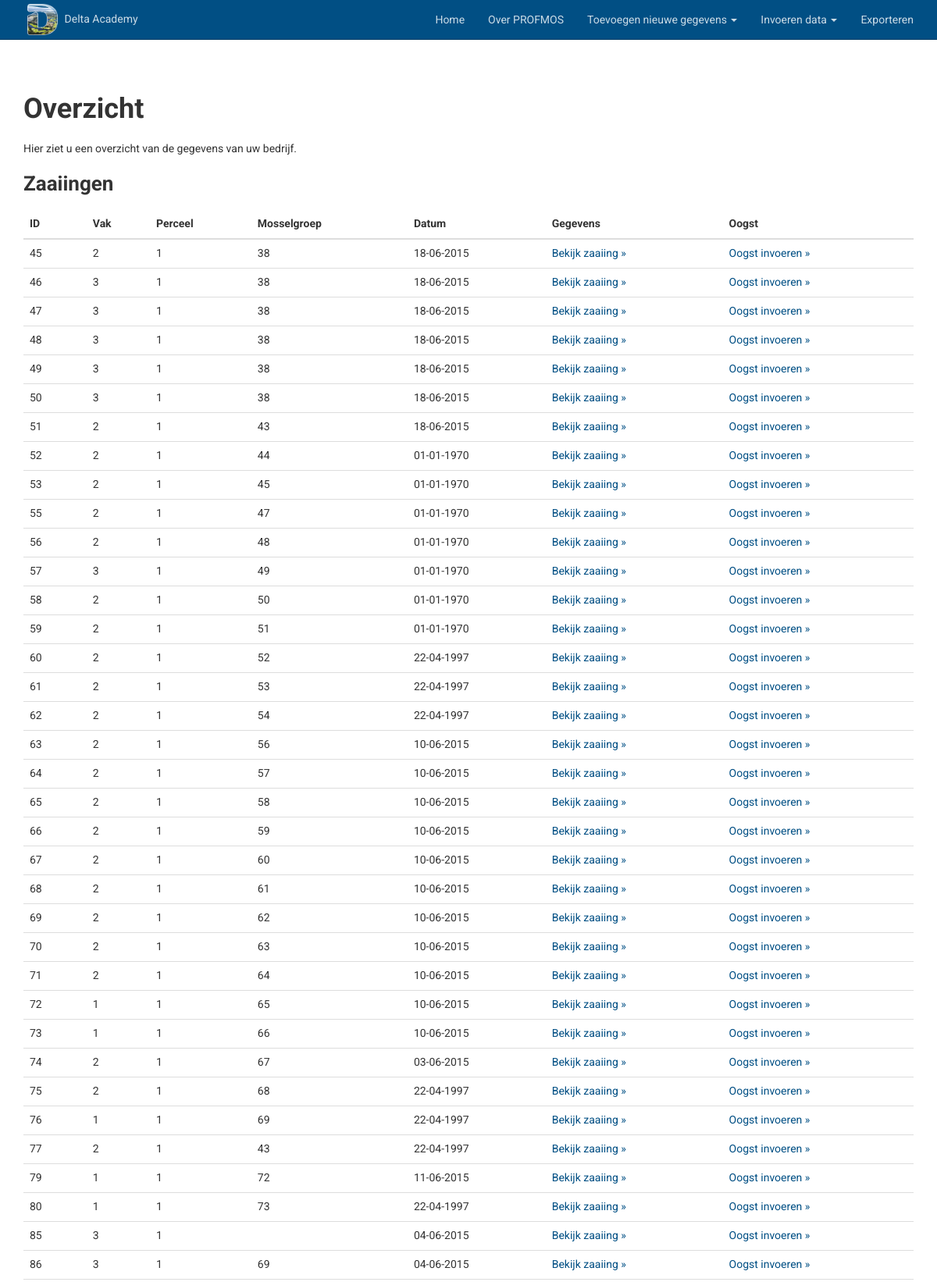
/boer-overzicht.php (upper part), run on the app's committed database.
### tables this page shows
CREATE TABLE `zaaiing` (
  `ZaaiingID` int(11) NOT NULL AUTO_INCREMENT,
  `Bedrijf_BedrijfID` int(11) NOT NULL,
  `Vak_VakID` int(11) NOT NULL,
  `Perceel_PerceelID` int(11) NOT NULL,
  `Mosselgroep_MosselgroepID` int(11) DEFAULT NULL,
  `Activiteit` varchar(45) NOT NULL,
  `Datum` int(11) DEFAULT NULL,
  `BrutoMton` int(11) DEFAULT NULL,
  `Kilogram` int(11) DEFAULT NULL,
  `KilogramPerM2` float DEFAULT NULL,
  `Bustal` int(11) DEFAULT NULL,
  `Monster` tinyint(1) NOT NULL,
  `MonsterLabel` varchar(200) DEFAULT NULL,
  `Opmerking` varchar(200) NOT NULL,
  PRIMARY KEY (`ZaaiingID`),
  KEY `fk_zaaiing_bedrijf1_idx` (`Bedrijf_BedrijfID`),
  KEY `fk_zaaiing_vak1_idx` (`Vak_VakID`),
  KEY `fk_zaaiing_perceel1_idx` (`Perceel_PerceelID`),
  KEY `fk_zaaiing_mosselgroep1_idx` (`Mosselgroep_MosselgroepID`),
  CONSTRAINT `fk_zaaiing_bedrijf1` FOREIGN KEY (`Bedrijf_BedrijfID`) REFERENCES `bedrijf` (`BedrijfID`) ON DELETE NO ACTION ON UPDATE NO ACTION,
  CONSTRAINT `fk_zaaiing_mosselgroep1` FOREIGN KEY (`Mosselgroep_MosselgroepID`) REFERENCES `mosselgroep` (`MosselgroepID`) ON DELETE NO ACTION ON UPDATE NO ACTION,
  CONSTRAINT `fk_zaaiing_perceel1` FOREIGN KEY (`Perceel_PerceelID`) REFERENCES `perceel` (`PerceelID`) ON DELETE NO ACTION ON UPDATE NO ACTION,
  CONSTRAINT `fk_zaaiing_vak1` FOREIGN KEY (`Vak_VakID`) REFERENCES `vak` (`VakID`) ON DELETE NO ACTION ON UPDATE NO ACTION
);

### includes/MysqliDb.php (called while the page is built, shortened)
<?php
class MysqliDb
{
    protected static $_prefix;
    protected $_mysqli;
    protected $_query;
    protected $_queryOptions = array();
    protected $_where = array();
    protected $_orderBy = array();
    protected $_groupBy = array();
    protected $_bindParams = array('');
    protected $host;
    protected $username;
    protected $password;
    protected $db;
    protected $port;
    protected $charset;
    public function __construct($host = NULL, $username = NULL, $password = NULL, $db = NULL, $port = NULL, $charset = 'utf8')
    {
        $isSubQuery = false;
        if (is_object ($host))
            $this->_mysqli = $host;
        else
            $this->host = $host;
        $this->username = $username;
        $this->password = $password;
        $this->db = $db;
        $this->port = $port;
        $this->charset = $charset;
    }
    public function connect()
    {
        $this->_mysqli = new mysqli ($this->host, $this->username, $this->password, $this->db, $this->port)
        or die('There was a problem connecting to the database');
        if ($this->charset)
            $this->_mysqli->set_charset ($this->charset);
    }
    protected function reset()
    {
        $this->_where = array();
        $this->_orderBy = array();
        $this->_groupBy = array();
        $this->_bindParams = array('');
        $this->_query = null;
        $this->_queryOptions = array();
    }
    public function setPrefix($prefix = '')
    {
        self::$_prefix = $prefix;
        return $this;
    }
    public function get($tableName, $numRows = null, $columns = '*')
    {
        $column = is_array($columns) ? implode(', ', $columns) : $columns;
        $this->_query = 'SELECT ' . implode(' ', $this->_queryOptions) . ' ' .
            $column . " FROM " .self::$_prefix . $tableName;
        $stmt = $this->_buildQuery($numRows);
        $stmt->execute();
        $res = $this->_dynamicBindResults($stmt);
        return $res;
    }
    public function where($whereProp, $whereValue = 'DBNULL', $operator = '=', $cond = 'AND')
    {
        if (count ($this->_where) == 0)
            $cond = '';
        $this->_where[] = Array ($cond, $whereProp, $operator, $whereValue);
        return $this;
    }
    protected function _determineType($item)
    {
        switch (gettype($item)) {
            case 'boolean':
            case 'integer':
                return 'i';
                break;
        }
        return '';
    }
    protected function _bindParam($value) {
        $this->_bindParams[0] .= $this->_determineType ($value);
        array_push ($this->_bindParams, $value);
    }
    protected function _buildPair ($operator, $value) {
        if (!is_object($value)) {
            return ' ' . $operator. ' ? ';
        }
        $subQuery = $value->getSubQuery ();
        return " " . $operator . " (" . $subQuery['query'] . ") " . $subQuery['alias'];
    }
    protected function _buildQuery($numRows = null, $tableData = null)
    {
        $stmt = $this->_prepareQuery();
        if (count ($this->_bindParams) > 1)
            call_user_func_array(array($stmt, 'bind_param'), $this->refValues($this->_bindParams));
        return $stmt;
    }
    protected function _dynamicBindResults(mysqli_stmt $stmt)
    {
        $parameters = array();
        $results = array();
        $meta = $stmt->result_metadata();
        $row = array();
        while ($field = $meta->fetch_field()) {
            $row[$field->name] = null;
            $parameters[] = & $row[$field->name];
        }
        call_user_func_array(array($stmt, 'bind_result'), $parameters);
        while ($stmt->fetch()) {
            $x = array();
            foreach ($row as $key => $val) {
                $x[$key] = $val;
            }
            array_push($results, $x);
        }
        return $results;
    }
    protected function _buildTableData ($tableData) {
        if (!is_array ($tableData))
            return;
        $this->_query = rtrim($this->_query, ', ');
    }
    protected function _buildWhere () {
        $this->_query .= ' WHERE';
        foreach ($this->_where as $cond) {
            list ($concat, $varName, $operator, $val) = $cond;
            $this->_query .= " " . $concat ." " . $varName;
            switch (strtolower ($operator)) {
                default:
                    if (is_array ($val))
                        $this->_bindParams ($val);
                    else if ($val === null)
                        $this->_query .= $operator . " NULL";
                    else if ($val != 'DBNULL')
                        $this->_query .= $this->_buildPair ($operator, $val);
            }
        }
    }
    protected function _buildGroupBy () {
        if (empty ($this->_groupBy))
            return;
        $this->_query .= " GROUP BY ";
        $this->_query = rtrim($this->_query, ', ') . " ";
    }
    protected function _buildOrderBy () {
        if (empty ($this->_orderBy))
            return;
        $this->_query .= " ORDER BY ";
        $this->_query = rtrim ($this->_query, ', ') . " ";
    }
    protected function _prepareQuery()
    {
        if (!$stmt = $this->_mysqli->prepare($this->_query)) {
            trigger_error("Problem preparing query ($this->_query) " . $this->_mysqli->error, E_USER_ERROR);
        }
        return $stmt;
    }
    protected function refValues($arr)
    {
        if (strnatcmp(phpversion(), '5.3') >= 0) {
            $refs = array();
            foreach ($arr as $key => $value) {
                $refs[$key] = & $arr[$key];
            }
            return $refs;
        }
        return $arr;
    }
    protected function replacePlaceHolders ($str, $vals) {
        $i = 1;
        $newStr = "";
        while ($pos = strpos ($str, "?")) {
            $val = $vals[$i++];
            $newStr .= substr ($str, 0, $pos) . "'". $val . "'";
            $str = substr ($str, $pos + 1);
        }
        $newStr .= $str;
        return $newStr;
    }
}
?>

### includes/connectdb.php (called while the page is built)
<?php
$database = new MysqliDb('213.34.235.71', 'profmos', '6ReCXLg6B6hPwr2', 'profmos');

### boer-overzicht.php (the view, shortened to what this page needs)
<?php
    require_once('includes/MysqliDb.php');
    require_once('includes/connectdb.php');
?>
<!DOCTYPE html>
<html lang="nl">
<head>
	<?php
		include_once('includes/head.php');
	?>
</head>
<body>
    <?php
        include_once('includes/header.php');
    ?>
    <section id="content">
        <div class="container">
            <h1>Overzicht</h1>
            <p>Hier ziet u een overzicht van de gegevens van uw bedrijf.</p>
            <h2>Zaaiingen</h2>
            <?php
                $bedrijf_id = 1;
                $database->where('Bedrijf_BedrijfID', $bedrijf_id);
                $result = $database->get('zaaiing');
                if($result) {
                    echo '<table class="table">';
                        echo '<thead>';
                            echo '<th>ID</th>';
                            echo '<th>Vak</th>';
                            echo '<th>Perceel</th>';
                            echo '<th>Mosselgroep</th>';
                            echo '<th>Datum</th>';
                            echo '<th>Gegevens</th>';
                            echo '<th>Oogst</th>';
                        echo '</thead>';
                        foreach($result as $row) {
                            echo '<tr>';
                                echo '<td>' . $row['ZaaiingID'] . '</td>';
                                echo '<td>' . $row['Vak_VakID'] . '</td>';
                                echo '<td>' . $row['Perceel_PerceelID'] . '</td>';
                                echo '<td>' . $row['Mosselgroep_MosselgroepID'] . '</td>';
                                echo '<td>' . date('d-m-Y', $row['Datum']) . '</td>';
                                echo '<td><a href="boer-bekijk-gegevens.php?view=zaaiing&id=' . $row['ZaaiingID'] . '">Bekijk zaaiing &raquo;</a></td>';
                                echo '<td><a href="invoeren-upload.php">Oogst invoeren &raquo;</a></td>';
                            echo '</tr>';
                        }
                    echo '</table>';
                }
                else {
                    echo '<p>Nog geen zaaiingen gevonden van uw bedrijf.</p>';
                }
            ?>
        </div>
    </section>
</body>
</html>

### includes/head.php (shortened to what this page needs)
<link href="/css/screen.css" rel="stylesheet">
<link href="/bower_components/bootstrap-datepicker/dist/css/bootstrap-datepicker3.standalone.min.css" rel="stylesheet">
   <link href="/bower_components/bootstrap-file/css/fileinput.min.css" rel="stylesheet" />

### includes/header.php (shortened to what this page needs)
<header>
    <nav class="navbar navbar-default navbar-fixed-top">
        <div class="container">
            <div class="navbar-header">
                <div id="logo">
                    <a href="/">
                        <img src="/images/delta-academy-logo.png">
                        <span>Delta Academy</span>
                    </a>
                </div>
            </div>
            <div class="collapse navbar-collapse" id="bs-example-navbar-collapse-1">
                <ul class="nav navbar-nav navbar-right">
                    <li>
                        <a href="/">Home</a>
                    </li>
                    <li>
                        <a href="/over-profmos.php">Over PROFMOS</a>
                    </li>
                    <li class="dropdown">
                        <a href="#" class="dropdown-toggle" data-toggle="dropdown" role="button" aria-expanded="false">Toevoegen nieuwe gegevens <span class="caret"></span></a>
                    </li>
                    <li class="dropdown">
                        <a href="#" class="dropdown-toggle" data-toggle="dropdown" role="button" aria-expanded="false">Invoeren data <span class="caret"></span></a>
                    </li>
                    <li>
                        <a href="/exporteren.php">Exporteren</a>
                    </li>
                </ul>
            </div>
    </nav>
</header>

### data on the page
zaaiing: ZaaiingID "45", Vak_VakID "2", Perceel_PerceelID "1", Mosselgroep_MosselgroepID "38", Datum "18-06-2015"
zaaiing: ZaaiingID "46", Vak_VakID "3", Perceel_PerceelID "1", Mosselgroep_MosselgroepID "38", Datum "18-06-2015"
zaaiing: ZaaiingID "47", Vak_VakID "3", Perceel_PerceelID "1", Mosselgroep_MosselgroepID "38", Datum "18-06-2015"
zaaiing: ZaaiingID "48", Vak_VakID "3", Perceel_PerceelID "1", Mosselgroep_MosselgroepID "38", Datum "18-06-2015"
zaaiing: ZaaiingID "49", Vak_VakID "3", Perceel_PerceelID "1", Mosselgroep_MosselgroepID "38", Datum "18-06-2015"
zaaiing: ZaaiingID "50", Vak_VakID "3", Perceel_PerceelID "1", Mosselgroep_MosselgroepID "38", Datum "18-06-2015"
zaaiing: ZaaiingID "51", Vak_VakID "2", Perceel_PerceelID "1", Mosselgroep_MosselgroepID "43", Datum "18-06-2015"
zaaiing: ZaaiingID "52", Vak_VakID "2", Perceel_PerceelID "1", Mosselgroep_MosselgroepID "44", Datum "01-01-1970"
zaaiing: ZaaiingID "53", Vak_VakID "2", Perceel_PerceelID "1", Mosselgroep_MosselgroepID "45", Datum "01-01-1970"
zaaiing: ZaaiingID "55", Vak_VakID "2", Perceel_PerceelID "1", Mosselgroep_MosselgroepID "47", Datum "01-01-1970"
zaaiing: ZaaiingID "56", Vak_VakID "2", Perceel_PerceelID "1", Mosselgroep_MosselgroepID "48", Datum "01-01-1970"
zaaiing: ZaaiingID "57", Vak_VakID "3", Perceel_PerceelID "1", Mosselgroep_MosselgroepID "49", Datum "01-01-1970"
zaaiing: ZaaiingID "58", Vak_VakID "2", Perceel_PerceelID "1", Mosselgroep_MosselgroepID "50", Datum "01-01-1970"
zaaiing: ZaaiingID "59", Vak_VakID "2", Perceel_PerceelID "1", Mosselgroep_MosselgroepID "51", Datum "01-01-1970"
zaaiing: ZaaiingID "60", Vak_VakID "2", Perceel_PerceelID "1", Mosselgroep_MosselgroepID "52", Datum "22-04-1997"
zaaiing: ZaaiingID "61", Vak_VakID "2", Perceel_PerceelID "1", Mosselgroep_MosselgroepID "53", Datum "22-04-1997"
zaaiing: ZaaiingID "62", Vak_VakID "2", Perceel_PerceelID "1", Mosselgroep_MosselgroepID "54", Datum "22-04-1997"
zaaiing: ZaaiingID "63", Vak_VakID "2", Perceel_PerceelID "1", Mosselgroep_MosselgroepID "56", Datum "10-06-2015"
zaaiing: ZaaiingID "64", Vak_VakID "2", Perceel_PerceelID "1", Mosselgroep_MosselgroepID "57", Datum "10-06-2015"
zaaiing: ZaaiingID "65", Vak_VakID "2", Perceel_PerceelID "1", Mosselgroep_MosselgroepID "58", Datum "10-06-2015"
zaaiing: ZaaiingID "66", Vak_VakID "2", Perceel_PerceelID "1", Mosselgroep_MosselgroepID "59", Datum "10-06-2015"
zaaiing: ZaaiingID "67", Vak_VakID "2", Perceel_PerceelID "1", Mosselgroep_MosselgroepID "60", Datum "10-06-2015"
zaaiing: ZaaiingID "68", Vak_VakID "2", Perceel_PerceelID "1", Mosselgroep_MosselgroepID "61", Datum "10-06-2015"
zaaiing: ZaaiingID "69", Vak_VakID "2", Perceel_PerceelID "1", Mosselgroep_MosselgroepID "62", Datum "10-06-2015"
zaaiing: ZaaiingID "70", Vak_VakID "2", Perceel_PerceelID "1", Mosselgroep_MosselgroepID "63", Datum "10-06-2015"
zaaiing: ZaaiingID "71", Vak_VakID "2", Perceel_PerceelID "1", Mosselgroep_MosselgroepID "64", Datum "10-06-2015"
zaaiing: ZaaiingID "72", Vak_VakID "1", Perceel_PerceelID "1", Mosselgroep_MosselgroepID "65", Datum "10-06-2015"
zaaiing: ZaaiingID "73", Vak_VakID "1", Perceel_PerceelID "1", Mosselgroep_MosselgroepID "66", Datum "10-06-2015"
zaaiing: ZaaiingID "74", Vak_VakID "2", Perceel_PerceelID "1", Mosselgroep_MosselgroepID "67", Datum "03-06-2015"
zaaiing: ZaaiingID "75", Vak_VakID "2", Perceel_PerceelID "1", Mosselgroep_MosselgroepID "68", Datum "22-04-1997"
zaaiing: ZaaiingID "76", Vak_VakID "1", Perceel_PerceelID "1", Mosselgroep_MosselgroepID "69", Datum "22-04-1997"
zaaiing: ZaaiingID "77", Vak_VakID "2", Perceel_PerceelID "1", Mosselgroep_MosselgroepID "43", Datum "22-04-1997"
zaaiing: ZaaiingID "79", Vak_VakID "1", Perceel_PerceelID "1", Mosselgroep_MosselgroepID "72", Datum "11-06-2015"
zaaiing: ZaaiingID "80", Vak_VakID "1", Perceel_PerceelID "1", Mosselgroep_MosselgroepID "73", Datum "22-04-1997"
zaaiing: ZaaiingID "85", Vak_VakID "3", Perceel_PerceelID "1", Datum "04-06-2015"
zaaiing: ZaaiingID "86", Vak_VakID "3", Perceel_PerceelID "1", Mosselgroep_MosselgroepID "69", Datum "04-06-2015"
